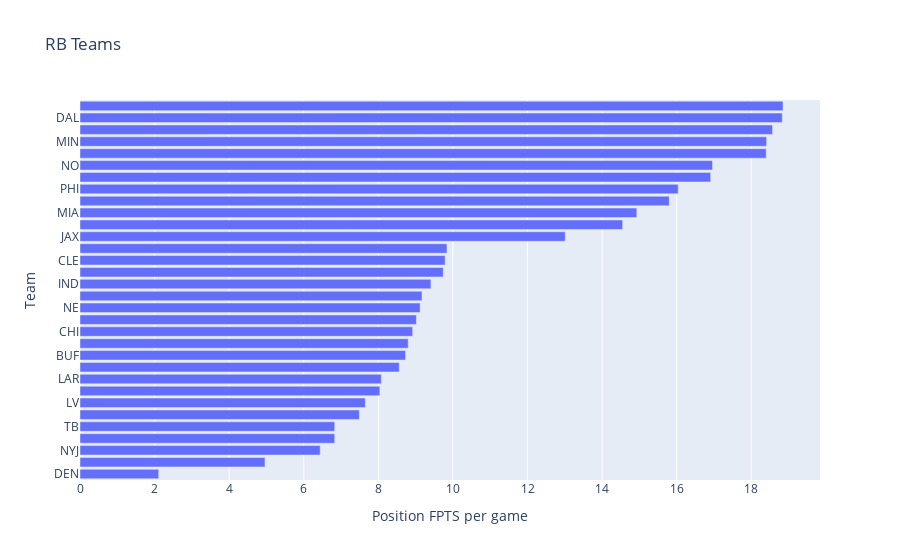

The notebook cell this image was saved under:
### Code cell
team=pd.DataFrame(players.groupby('Team')['Position FPTS per game'].mean()).sort_values(by='Position FPTS per game').reset_index()
team
fig=px.bar(team,y='Team',x='Position FPTS per game',title='RB Teams')
fig.write_html(r"C:\Users\Mohamed\Downloads\Madden project\RB Teams Visualization.html")
fig

### Figure 1 — Plotly figure (JSON) as saved in the notebook; plotly's stock layout.template omitted (floating-point values rounded to 4 significant figures)
{"data": [{"alignmentgroup": "True", "hovertemplate": "Position FPTS per game=%{x}<br>Team=%{y}<extra></extra>", "legendgroup": "", "marker": {"color": "#636efa", "pattern": {"shape": ""}}, "name": "", "offsetgroup": "", "orientation": "h", "showlegend": false, "textposition": "auto", "type": "bar", "x": [2.11, 4.96, 6.44, 6.83, 6.83, 7.49, 7.65, 8.04, 8.08, 8.56, 8.73, 8.8, 8.92, 9.02, 9.12, 9.17, 9.41, 9.74, 9.79, 9.84, 13.01, 14.55, 14.93, 15.8, 16.04, 16.91, 16.96, 18.4, 18.41, 18.57, 18.83, 18.85], "xaxis": "x", "y": ["DEN", "HOU", "NYJ", "ATL", "TB", "DET", "LV", "BAL", "LAR", "SF", "BUF", "ARI", "CHI", "WAS", "NE", "KC", "IND", "GB", "CLE", "LAC", "JAX", "SEA", "MIA", "PIT", "PHI", "CAR", "NO", "NYG", "MIN", "CIN", "DAL", "TEN"], "yaxis": "y"}], "layout": {"barmode": "relative", "legend": {"tracegroupgap": 0}, "title": {"text": "RB Teams"}, "xaxis": {"anchor": "y", "domain": [0, 1], "title": {"text": "Position FPTS per game"}}, "yaxis": {"anchor": "x", "domain": [0, 1], "title": {"text": "Team"}}}}
